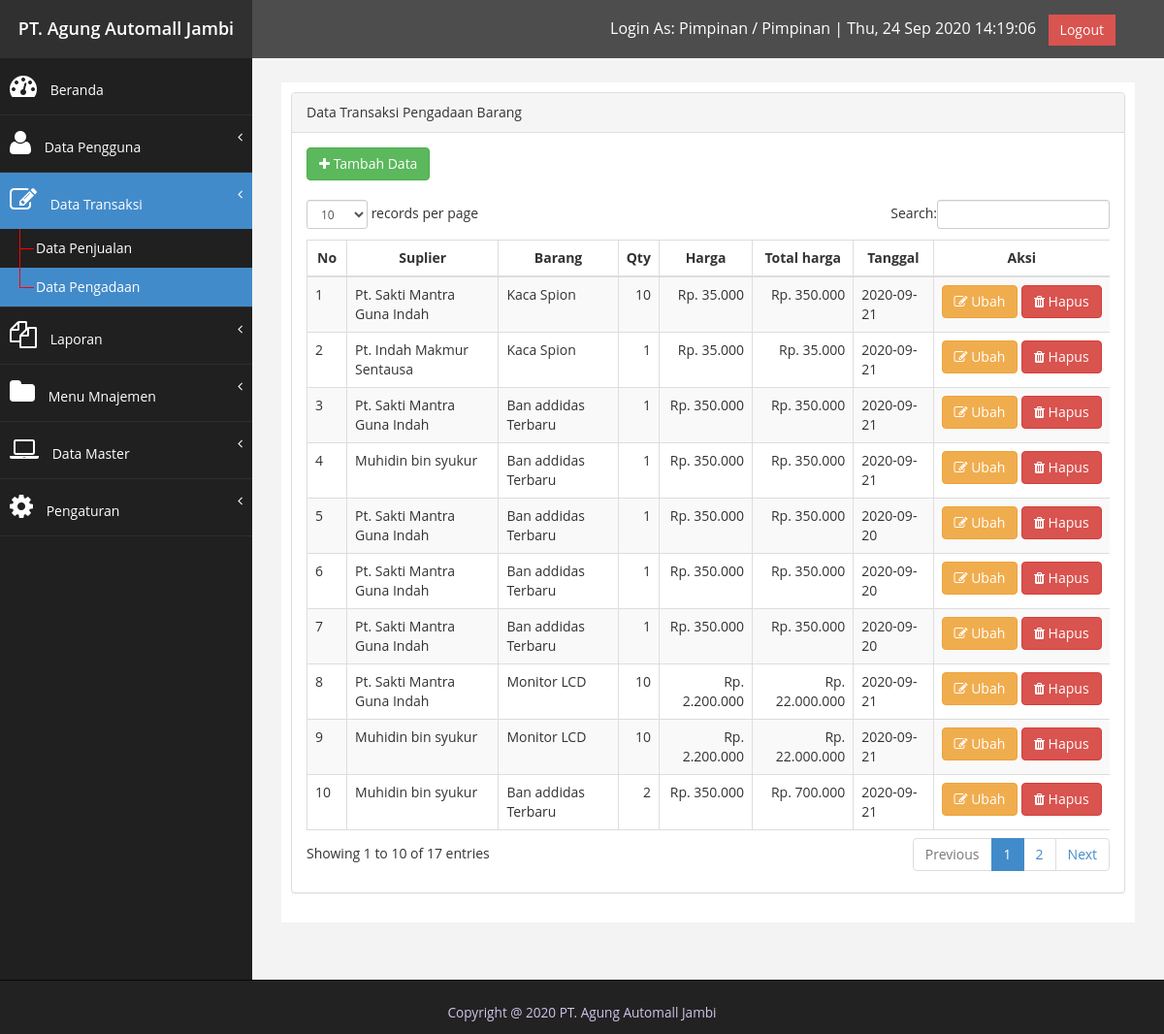
Screenshot of /index.php?page=transaksi&submenu=barang_masuk (signed in) with the database file from the repository.
### tables this page shows
CREATE TABLE `tb_pengaturan` (
  `id_pengaturan` int(11) NOT NULL,
  `pengaturan_title` varchar(50) NOT NULL,
  `pengaturan_nilai` text NOT NULL,
  `pengaturan_deskripsi` text NOT NULL
);

CREATE TABLE `tb_user_menu_access` (
  `id` int(11) NOT NULL,
  `menu_id` int(11) NOT NULL,
  `id_user_level` int(11) NOT NULL
);

CREATE TABLE `tb_user_menu` (
  `user_menu_id` int(11) NOT NULL,
  `menu_title` varchar(128) NOT NULL,
  `icon` varchar(255) NOT NULL,
  `menu_url` varchar(50) NOT NULL
);

CREATE TABLE `tb_user_sub_menu_access` (
  `id` int(11) NOT NULL,
  `sub_menu_id` int(11) NOT NULL,
  `id_user_level` int(11) NOT NULL
);

CREATE TABLE `tb_user_sub_menu` (
  `id` int(11) NOT NULL,
  `menu_id` int(11) NOT NULL,
  `title` varchar(128) NOT NULL,
  `sub_menu_url` varchar(50) NOT NULL,
  `file` varchar(255) NOT NULL
);

CREATE TABLE `tb_barang_masuk` (
  `id_barang_masuk` int(11) NOT NULL,
  `id_barang_data` int(11) NOT NULL,
  `id_barang_suplier` int(11) NOT NULL,
  `barang_masuk_kode` varchar(250) NOT NULL,
  `barang_masuk_jumlah` int(11) NOT NULL,
  `barang_masuk_harga` bigint(20) NOT NULL,
  `barang_masuk_tanggal` date NOT NULL DEFAULT current_timestamp()
);

CREATE TABLE `tb_barang_suplier` (
  `id_barang_suplier` int(11) NOT NULL,
  `barang_suplier_nama` varchar(50) NOT NULL,
  `barang_suplier_kode` varchar(50) NOT NULL,
  `barang_suplier_no_telepon` varchar(20) NOT NULL,
  `barang_suplier_tanggal_daftar` date NOT NULL,
  `barang_suplier_alamat` text NOT NULL
);

CREATE TABLE `tb_barang_data` (
  `id_barang_data` int(11) NOT NULL,
  `id_barang_kategori` int(11) NOT NULL,
  `barang_data_nama` varchar(200) NOT NULL,
  `barang_data_kode` varchar(100) NOT NULL,
  `barang_data_harga_beli` int(255) NOT NULL,
  `barang_data_harga_jual` int(255) NOT NULL,
  `barang_data_tanggal` date NOT NULL,
  `barang_data_gambar` varchar(255) NOT NULL
);

### config.php (called while the page is built, shortened)
<?php
$database_host = "localhost";
$database_user = "root";
$database_pass = "";
$database_dbna = "db_pos_bengkel";
$koneksi = mysqli_connect($database_host, $database_user, $database_pass, $database_dbna);
function query($query)
{
    global $koneksi;
    $result = mysqli_query($koneksi, $query);
    if ($result) {
        if ($result->num_rows > 0) {
            $rows = [];
            while ($row = mysqli_fetch_array($result, MYSQLI_ASSOC)) {
                $rows[] = $row;
            }
            return $rows;
        } else return false;
    } else return false;
}
$_settingApplication = query("SELECT * FROM tb_pengaturan");
$tools['page_title'] = "PT. Agung Automall Jambi";
$tools['copyright'] = 2020;
$tools['developer'] = true;
$print = [];
$_settingDetail = [];
foreach ($_settingApplication as $set) {
    $pengaturan = $set['pengaturan_title'];
    if ($pengaturan == 'laporan') {
        $_settingDetail['laporan'] = $set;
        $result = explode('$', $set['pengaturan_nilai']);
        $print['header'] = [
            'judul' => $result[0],
            'alamat' => $result[1]
        ];
        $print['footer'] = [
            'jabatan' => $result[2],
            'nama' => $result[3]
        ];
    } elseif ($pengaturan == 'nama_perusahaan') {
        $tools['page_title'] = $set['pengaturan_nilai'];
    } elseif ($pengaturan == 'tahuncopyright') {
        $tools['copyright'] = $set['pengaturan_nilai'];
    } elseif ($pengaturan == 'default_home') {
        $_settingDetail['default_home'] = $set;
        $display_page = $set['pengaturan_nilai'];
    } elseif ($pengaturan == 'logo') {
        $tools['logo'] = $set['pengaturan_nilai'];
    } elseif ($pengaturan == 'pengembangan') {
        $tools['pengembangan'] = $set['pengaturan_nilai'];
    }
}
if (isset($_GET['page'])) $page = $_GET['page'];
else $page = "";

### page/data_transaksi/barang_masuk/display.php (the view, shortened to what this page needs)
<?php
$display = query("SELECT * FROM tb_barang_masuk
    JOIN
    tb_barang_data
    ON tb_barang_masuk.id_barang_data = tb_barang_data.id_barang_data
    JOIN
    tb_barang_suplier
    ON tb_barang_masuk.id_barang_suplier = tb_barang_suplier.id_barang_suplier");
$nomor = 0;
?>
<div class="panel panel-default">
    <div class="panel-heading">
        Data Transaksi Pengadaan Barang
    </div>
    <div class="panel-body">
        <div class="row">
            <div class="container-fluid">
                <button class="btn btn-success" data-toggle="modal" data-target="#modaltambah" onclick="tambahData()"><i class="fa fa-plus"></i> Tambah Data</button>
                <br>
                <br>
            </div>
        </div>
        <div class="row">
            <div class="col">
                <div class="container-fluid">
                    <div class="table-responsive">
                        <table class="table table-striped table-bordered table-hover" id="dataTables-example">
                            <thead>
                                <tr>
                                    <th style="text-align:center;" width="25px">No</th>
                                    <th style="text-align:center;">Suplier</th>
                                    <th style="text-align:center;">Barang</th>
                                    <th style="text-align:center;">Qty</th>
                                    <th style="text-align:center;">Harga</th>
                                    <th style="text-align:center;">Total harga</th>
                                    <th style="text-align:center;">Tanggal</th>
                                    <th style="text-align:center;">Aksi</th>
                                </tr>
                            </thead>
                            <?php
                            if ($display) {
                                foreach ($display as $data) {
                            ?>
                                    <tr>
                                        <td><?php echo ++$nomor; ?></td>
                                        <td><?php echo $data['barang_suplier_nama']; ?></td>
                                        <td><?php echo $data['barang_data_nama']; ?></td>
                                        <td style="text-align:right"><?php echo $data['barang_masuk_jumlah']; ?></td>
                                        <td style="text-align:right"><?php echo 'Rp. ' . number_format($data['barang_masuk_harga'], 0, ',', '.'); ?></td>
                                        <td style="text-align:right"><?php echo 'Rp. ' . number_format($data['barang_masuk_harga'] * $data['barang_masuk_jumlah'], 0, ',', '.'); ?></td>
                                        <td><?php echo $data['barang_masuk_tanggal']; ?></td>
                                        <td style="white-space:nowrap">
                                            <button class="btn btn-warning" onclick="ubahData(this)" data-toggle="modal" data-target="#modalubah" data-id_barang_masuk="<?php echo $data['id_barang_masuk']; ?>" data-id_barang_data="<?php echo $data['id_barang_data']; ?>" data-id_barang_suplier="<?php echo $data['id_barang_suplier']; ?>" data-barang_masuk_kode="<?php echo $data['barang_masuk_kode']; ?>" data-barang_masuk_jumlah="<?php echo $data['barang_masuk_jumlah']; ?>" data-barang_masuk_harga="<?php echo $data['barang_masuk_harga']; ?>" data-barang_masuk_tanggal="<?php echo $data['barang_masuk_tanggal']; ?>" data-barang_masuk_kode="<?php echo $data['barang_masuk_kode']; ?>">
                                                <i class="fa fa-edit"></i> Ubah
                                            </button>
                                            <button class="btn btn-danger" onclick="hapusData(this)" data-toggle="modal" data-target="#modalHapus" data-id_barang_data="<?php echo $data['id_barang_data']; ?>" data-id_barang_masuk="<?php echo $data['id_barang_masuk']; ?>" data-barang_suplier_nama="<?php echo $data['barang_suplier_nama']; ?>" data-barang_masuk_jumlah="<?php echo $data['barang_masuk_jumlah']; ?>"><i class="fa fa-trash"></i> Hapus</button>
                                        </td>
                                    </tr>
                            <?php
                                }
                            }
                            ?>
                        </table>
                    </div>
                </div>
            </div>
        </div>
    </div>
</div>

### index.php (shortened to what this page needs)
<?php
include "config.php";
$level        = $_SESSION['user']['level'];
$menus        = query("SELECT * FROM tb_user_menu_access
        INNER JOIN tb_user_menu
        ON    tb_user_menu_access.menu_id       = tb_user_menu.user_menu_id
        WHERE tb_user_menu_access.id_user_level = '$level'
");
if ($menus) {
    for ($i = 0; $i < count($menus); $i++) {
        $id = $menus[$i]['menu_id'];
        $menus[$i]['sub_menu'] = query("SELECT * FROM tb_user_sub_menu_access
            INNER JOIN tb_user_sub_menu
            ON    tb_user_sub_menu_access.sub_menu_id   = tb_user_sub_menu.id
            WHERE tb_user_sub_menu_access.id_user_level = '$level'
            AND tb_user_sub_menu.menu_id='$id'
        ");
        $menus[$i]['active'] = false;
        if ($menus[$i]['sub_menu']) {
            for ($j = 0; $j < count($menus[$i]['sub_menu']); $j++) {
                $menus[$i]['sub_menu'][$j]['url_act'] = "?page=" . $menus[$i]['menu_url'] . "&submenu=" . $menus[$i]['sub_menu'][$j]['sub_menu_url'];
                if ($menus[$i]['menu_url'] . $menus[$i]['sub_menu'][$j]['sub_menu_url'] == ($page . $submenu)) {
                    $display_page                        = $menus[$i]['sub_menu'][$j]['file'];
                    $menus[$i]['sub_menu'][$j]['active'] = true;
                    $menus[$i]['active']                 = true;
                } else {
                    $menus[$i]['sub_menu'][$j]['active'] = false;
                }
            }
            $menus[$i]['visible'] = true;
        } else {
            $menus[$i]['visible'] = false;
            $menus[$i]['active'] = false;
        }
    }
}
?>
<!DOCTYPE html>
<html xmlns="http://www.w3.org/1999/xhtml">
<head>
    <link href="assets/css/bootstrap.css" rel="stylesheet" />
    <link href="assets/css/font-awesome.css" rel="stylesheet" />
    <link href="assets/js/dataTables/dataTables.bootstrap.css" rel="stylesheet" />
    <link href="assets/css/custom.css" rel="stylesheet" />
</head>
<body>
    <div id="wrapper">
        <nav class="navbar navbar-default navbar-cls-top " role="navigation" style="margin-bottom: 0">
            <div class="navbar-header">
                <div class="navbar-bg text-tengah">
                    <a class="navbar-merek" href="index.php"><?= $tools['page_title']; ?></a>
                </div>
            </div>
            <div style="color: white; padding  : 15px 50px 5px 50px;float    : right; font-size: 16px;">
                <span>Login As: <?= $_SESSION['user']['level_title']; ?> / <?= $_SESSION['user']['nama']; ?> |</span>
                <span id="clockTopbar"></span> &nbsp;
                <a href="logout.php" class="btn btn-danger square-btn-adjust">Logout</a>
            </div>
        </nav>
        <nav class="navbar-default navbar-side" role="navigation">
            <div class="sidebar-collapse">
                <ul class="nav" id="main-menu">
                    <li>
                        <?php
                        if ($page === "") echo '<a href="index.php" class="bg-primary"><i class="fa fa-dashboard fa-2x"></i> Beranda</a>';
                        else echo '<a href="index.php"><i class="fa fa-dashboard fa-2x"></i> Beranda</a>';
                        ?>
                    </li>
                    <?php if ($menus) {
                        foreach ($menus as $menu) {
                            if ($menu['visible']) {
                                echo '<li>';
                                if ($menu['active']) {
                                    echo '
                                <a  href  = "#" class="bg-primary"><i class = "' . $menu["icon"] . '"></i> ' . $menu["menu_title"] . '<span class = "fa arrow"></span></a>
                                <ul class = "nav nav-second-level collapse in" aria-expanded = "true" style= "">
                                ';
                                } else {
                                    echo '
                                <a  href  = "#"><i class = "' . $menu["icon"] . '"></i> ' . $menu["menu_title"] . '<span class = "fa arrow"></span></a>
                                <ul class = "nav nav-second-level">
                                ';
                                }
                                if ($menu['sub_menu']) {
                                    foreach ($menu['sub_menu'] as $nav_submenu) {
                                        if ($nav_submenu['active']) echo '<li><a href="' . $nav_submenu['url_act'] . '" class="bg-primary"></i> ' . $nav_submenu['title'] . '</a></li>';
                                        else  echo '<li><a href="' . $nav_submenu['url_act'] . '"></i> ' . $nav_submenu['title'] . '</a></li>';
                                    }
                                }
                                echo '</ul>';
                                echo '</li>';
                            }
                        }
                    } ?>
                </ul>
            </div>
        </nav>
        <div id="page-wrapper">
            <div id="page-inner">
                <div class="row">
                    <div class="col-md-12">
                        <?php
                        if (file_exists($display_page)) include $display_page;
                        else include "page/error.php";
                        ?>
                    </div>
                </div>
            </div>
        </div>
    </div>
    <div class="navbar navbar-inverse navbar-fixed-bottom footer-bottom">
        <div class="container text-center">
            <p class="text-center" style="color: #D1C4E9;"><small>Copyright @ <?= $tools['copyright'] . " " . $tools['page_title']; ?></p>
        </div>
</body>
</html>

### assets/css/custom.css (style rules this page uses)
body { font-family: 'Open Sans', sans-serif; }
#wrapper { width: 100%; background:#202020; }
#page-wrapper { padding: 15px 15px; min-height: 600px; background:#F3F3F3; }
#page-inner { width:100%; margin:10px 20px 10px 0px; background-color:#fff!important; padding:10px; margin-bottom: 100px; }
.text-center { text-align:center; }
.square-btn-adjust { border: 0px solid transparent; -webkit-border-radius: 0px; -moz-border-radius: 0px; border-radius: 0px; }
p { font-size:16px; line-height:25px; padding-top:20px; }
.arrow { float: right; }
.fa.arrow:before { content: "\f104"; }
.nav-second-level li, .nav-third-level li { border-bottom: none !important; }
.nav-second-level li a { padding-left: 37px; }
.sidebar-collapse , .sidebar-collapse .nav { background:none; }
.sidebar-collapse .nav { padding:0; }
.sidebar-collapse .nav > li > a { color:#fff; text-shadow:none; }
.sidebar-collapse > .nav > li > a { padding:15px 10px; }
.sidebar-collapse > .nav > li { border-bottom: 1px solid rgba(107, 108, 109, 0.19); }
.nav-second-level > li > a:before , .nav-third-level > li > a:before { content:""; display:block; position:absolute; left:20px; width:15px; height:1px; background:#ff0000; top:20px; }
.nav-second-level > li > a:after, .nav-third-level > li > a:after { content:""; display:block; position:absolute; left:20px; width:1px; height:100%; background:#ff0000; top:0px; z-index:10; }
.nav-second-level > li:last-child > a:after, .nav-third-level > li:last-child > a:after { height:50%; }
.navbar-side { border:none; background-color: #202020; }
.navbar-cls-top { background:#4D4D4D; border-bottom:none; }
.navbar-default { border:0px solid black; }
.navbar-header { background: #A70303; }
.nav > li > a > i { margin-right:10px; }
@media (min-width:768px) { #page-wrapper { margin: 0 0 0 260px; padding: 15px 30px; } }
@media (min-width:768px) { .navbar-side { z-index: 1; position: absolute; width: 260px; } }
@media (min-width:768px) { .navbar { border-radius: 0px; } }

### index.php (style rules this page uses)
.navbar-bg { display: flex; justify-content: center; align-items: center; height: 60px; background-color: #303030; width: 260px; }
.navbar-merek { color: #fff; font-size: 18px; font-weight: 600; }

### rows the page displays
tb_pengaturan: pengaturan_nilai "PT. Agung Automall Jambi"
tb_user_menu_access: menu.menu_title "Data Pengguna"
tb_user_menu_access: menu.menu_title "Data Transaksi"
tb_user_sub_menu_access: sub_menu.title "Data Penjualan"
tb_user_sub_menu_access: sub_menu.title "Data Pengadaan"
tb_user_menu_access: menu.menu_title "Laporan"
tb_user_menu_access: menu.menu_title "Menu Mnajemen"
tb_user_menu_access: menu.menu_title "Data Master"
tb_user_menu_access: menu.menu_title "Pengaturan"
tb_barang_masuk: id_barang_suplier.barang_suplier_nama "Pt. Sakti Mantra Guna Indah", id_barang_data.barang_data_nama "Kaca Spion", barang_masuk_jumlah "10", barang_masuk_harga "35.000", $data['barang_masuk_harga'] * $data['barang_masuk_jumlah'] "350.000", barang_masuk_tanggal "2020-09-21"
tb_barang_masuk: id_barang_suplier.barang_suplier_nama "Pt. Indah Makmur Sentausa", id_barang_data.barang_data_nama "Kaca Spion", barang_masuk_jumlah "1", barang_masuk_harga "35.000", $data['barang_masuk_harga'] * $data['barang_masuk_jumlah'] "35.000", barang_masuk_tanggal "2020-09-21"
tb_barang_masuk: id_barang_suplier.barang_suplier_nama "Pt. Sakti Mantra Guna Indah", id_barang_data.barang_data_nama "Ban addidas Terbaru", barang_masuk_jumlah "1", barang_masuk_harga "350.000", $data['barang_masuk_harga'] * $data['barang_masuk_jumlah'] "350.000", barang_masuk_tanggal "2020-09-21"
tb_barang_masuk: id_barang_suplier.barang_suplier_nama "Muhidin bin syukur", id_barang_data.barang_data_nama "Ban addidas Terbaru", barang_masuk_jumlah "1", barang_masuk_harga "350.000", $data['barang_masuk_harga'] * $data['barang_masuk_jumlah'] "350.000", barang_masuk_tanggal "2020-09-21"
tb_barang_masuk: id_barang_suplier.barang_suplier_nama "Pt. Sakti Mantra Guna Indah", id_barang_data.barang_data_nama "Ban addidas Terbaru", barang_masuk_jumlah "1", barang_masuk_harga "350.000", $data['barang_masuk_harga'] * $data['barang_masuk_jumlah'] "350.000", barang_masuk_tanggal "2020-09-20"
tb_barang_masuk: id_barang_suplier.barang_suplier_nama "Pt. Sakti Mantra Guna Indah", id_barang_data.barang_data_nama "Ban addidas Terbaru", barang_masuk_jumlah "1", barang_masuk_harga "350.000", $data['barang_masuk_harga'] * $data['barang_masuk_jumlah'] "350.000", barang_masuk_tanggal "2020-09-20"
tb_barang_masuk: id_barang_suplier.barang_suplier_nama "Pt. Sakti Mantra Guna Indah", id_barang_data.barang_data_nama "Ban addidas Terbaru", barang_masuk_jumlah "1", barang_masuk_harga "350.000", $data['barang_masuk_harga'] * $data['barang_masuk_jumlah'] "350.000", barang_masuk_tanggal "2020-09-20"
tb_barang_masuk: id_barang_suplier.barang_suplier_nama "Pt. Sakti Mantra Guna Indah", id_barang_data.barang_data_nama "Monitor LCD", barang_masuk_jumlah "10", barang_masuk_harga "2.200.000", $data['barang_masuk_harga'] * $data['barang_masuk_jumlah'] "22.000.000", barang_masuk_tanggal "2020-09-21"
tb_barang_masuk: id_barang_suplier.barang_suplier_nama "Muhidin bin syukur", id_barang_data.barang_data_nama "Monitor LCD", barang_masuk_jumlah "10", barang_masuk_harga "2.200.000", $data['barang_masuk_harga'] * $data['barang_masuk_jumlah'] "22.000.000", barang_masuk_tanggal "2020-09-21"
tb_barang_masuk: id_barang_suplier.barang_suplier_nama "Muhidin bin syukur", id_barang_data.barang_data_nama "Ban addidas Terbaru", barang_masuk_jumlah "2", barang_masuk_harga "350.000", $data['barang_masuk_harga'] * $data['barang_masuk_jumlah'] "700.000", barang_masuk_tanggal "2020-09-21"

### other values shown
$_SESSION['user']['level_title'] "Pimpinan"
$_SESSION['user']['nama'] "Pimpinan"
$tools['copyright'] "2020"
